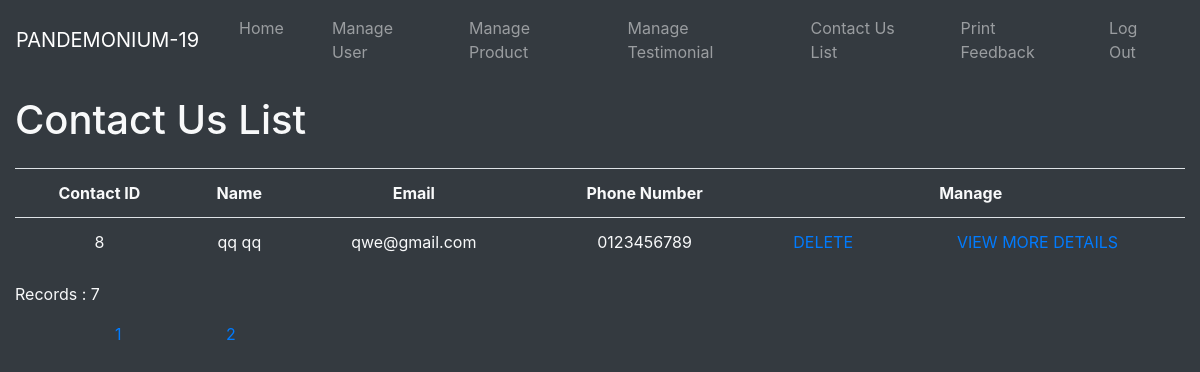
Before: /admin/Contact List.php?page=2 with the older database file.
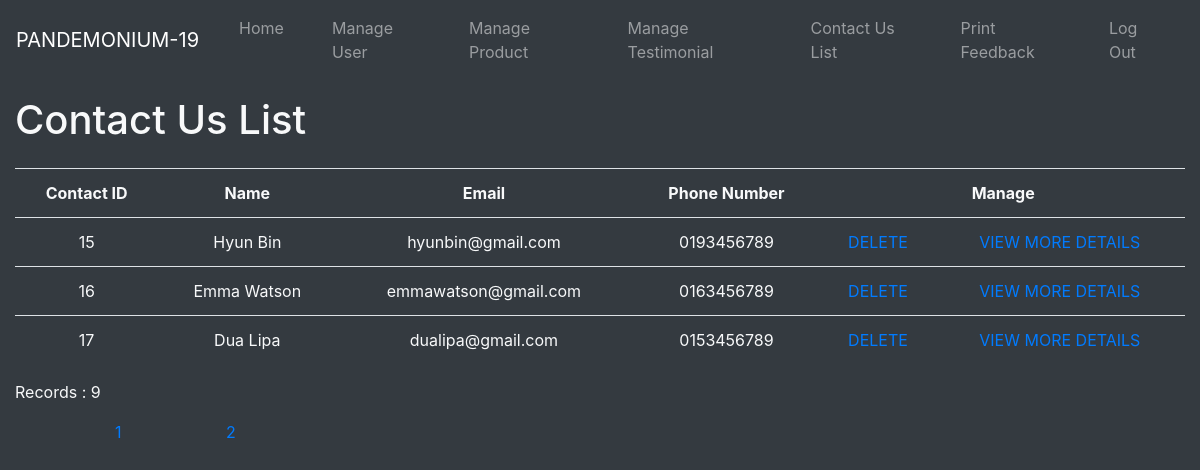
After: the same page with the newer database file.
### tables this page shows
CREATE TABLE `contact` (
  `contactID` int(10) NOT NULL,
  `firstName` varchar(50) NOT NULL,
  `lastName` varchar(50) NOT NULL,
  `contactEmail` varchar(50) NOT NULL,
  `contactNumber` varchar(11) NOT NULL,
  `message` varchar(250) NOT NULL
);

### admin/Contact List.php (the view, shortened to what this page needs)
<!DOCTYPE html>
<html lang="en">
<head>
    <?php include("data_connection.php"); ?>
    <link rel="stylesheet" href="https://maxcdn.bootstrapcdn.com/bootstrap/4.0.0/css/bootstrap.min.css"
>
    <?php require("adminNav.php"); ?>
</head>
<body class="bg-dark text-light">
<form method="post">
<div class="container-fluid">
    <div class="row mr-2 my-3">
        <div class="col">
            <h1>Contact Us List</h1>
        </div>
    </div>
    <div class="row">
        <div class="col">
            <table class="table">
                <tr>
                    <th scope="col" class="text-center">Contact ID</th>
                    <th scope="col" class="text-center">Name</th>
                    <th scope="col" class="text-center">Email</th>
                    <th scope="col" class="text-center">Phone Number</th>
                    <th scope="col" colspan="3" class="text-center">Manage</th>
                </tr>
                <?php
                $per_page = 6;
                $q = "SELECT * FROM contact";
                $res = mysqli_query($conn, $q) or die( mysqli_error($conn));;
                $number_of_result = mysqli_num_rows($res);
                $num_page = ceil($number_of_result/$per_page);
                if (!isset($_GET["page"]))
                {
                    $p = 1;
                }
                else
                {
                    $p = $_GET["page"];
                }
                $first_page_result = ($p - 1) * $per_page;
                $query = 'SELECT * FROM contact LIMIT ' . $first_page_result . ',' . $per_page;
                $result = mysqli_query($conn, $query) or die( mysqli_error($conn));;
                while($row = mysqli_fetch_array($result))
                {
                    $Cid = $row["contactID"];
                    $f_name = $row["firstName"];
                    $l_name = $row["lastName"];
                    $email = $row["contactEmail"];
                    $number_contact = $row["contactNumber"];
                    ?>
                    <tr>
                        <td class="text-center"><?php echo $Cid;?></td>
                        <td class="text-center"><?php echo $f_name . " " . $l_name;?></td>
                        <td class="text-center"><?php echo $email;?></th></td>
                        <td class="text-center"><?php echo $number_contact;?></td>
                        <td class="text-center">
                            <a style="text-decoration: none;" href="Contact List.php?delete&id=<?php echo $Cid;?>"
                                onclick="confirmation()">DELETE</a>
                        </td>
                        <td class="text-center">
                        <a style="text-decoration: none;word-spacing: normal;"
                        href="Contact%20View%20More%20Detail.php?id=<?php echo $Cid;?>&pageset=true">
                            VIEW MORE DETAILS</a>
                        </td>
                    </tr>
                    <?php
                }
                ?>
            </table>
        </div>
    </div>
    <div class="row">
        <div class="col">
        <p>Records : <?php echo $number_of_result?></p>
        <?php
        for ($p = 1; $p <= $num_page; $p++)
        {
            echo '<a style="padding-left: 100px;" href="Contact List.php?page=' . $p . '">' . $p . '</a> ';
        }?>
        </div>
    </div>
</div>
</form>
</body>
</html>

Changed rows visible on the page:
removed contact: contactID "8", firstName "qq", lastName "qq", contactEmail "qwe@gmail.com", contactNumber "0123456789"
added contact: contactID "15", firstName "Hyun", lastName "Bin", contactEmail "hyunbin@gmail.com", contactNumber "0193456789"
added contact: contactID "16", firstName "Emma", lastName "Watson", contactEmail "emmawatson@gmail.com", contactNumber "0163456789"
added contact: contactID "17", firstName "Dua", lastName "Lipa", contactEmail "dualipa@gmail.com", contactNumber "0153456789"
Other visible differences:
$number_of_result: "7" → "9"
